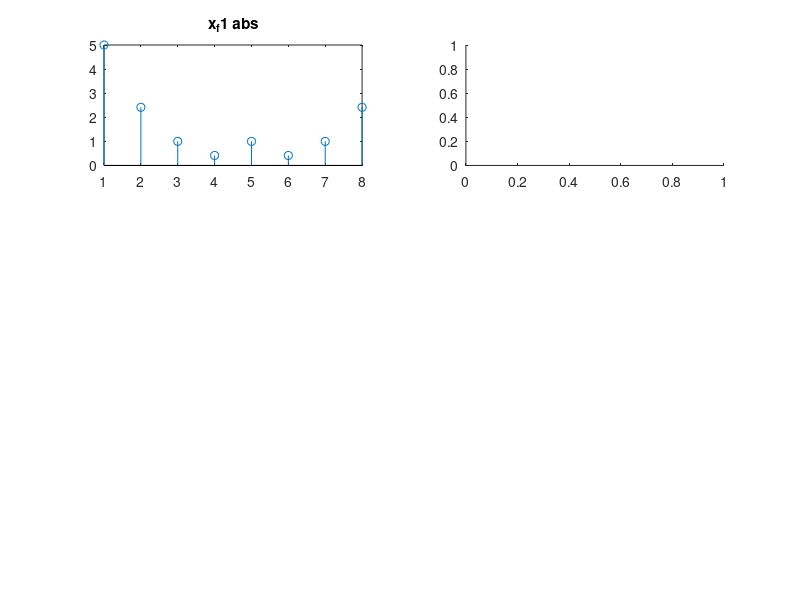

The MATLAB script that drew this image: (Note: this script raises an error after producing the figure.)
% exercise 2_4

% if input are real number sequences, the output would be symmetric in
% terms of phase and magnitude

x_n1 = [ 1 1 1 0 0 0 1 1];
x_n2 = [ 1 1 1 1 0 0 0 1];
x_n3 = [ 1 1 1 0 0 0 0 1];

x_f1= fft(x_n1);
x_f2= fft(x_n2);
x_f3= fft(x_n3);

figure
subplot (3,2,1);
stem(abs(x_f1));
title('x_f1 abs');
hold on
subplot (3,2,2);
stem(phase(x_f1));
title('x_f1 phase');
hold on

subplot (3,2,3);
stem(abs(x_f2));
title('x_f2 abs');
hold on
subplot (3,2,4);
stem(phase(x_f2));
title('x_f2 phase');


subplot (3,2,5);
stem(abs(x_f3));
title('x_f3 abs');
hold on
subplot (3,2,6);
stem(phase(x_f3));
title('x_f3 phase');

hold off

